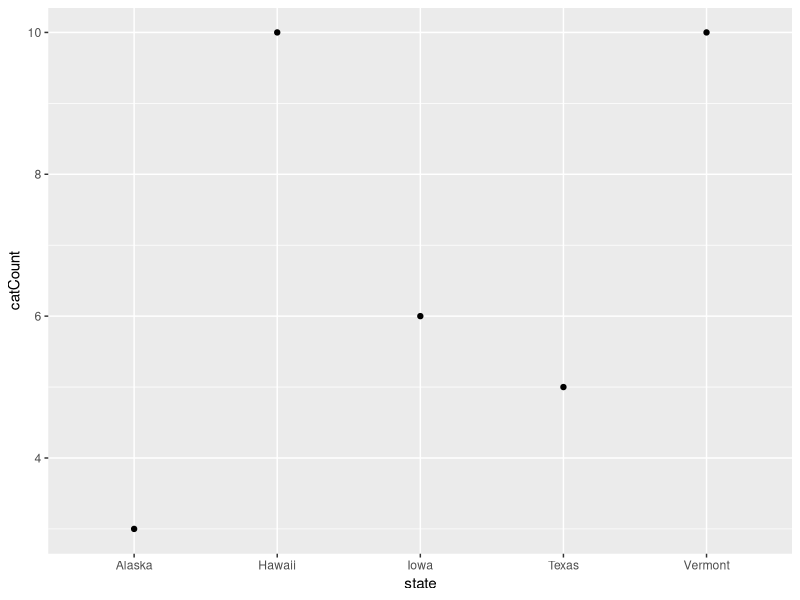

Generate this figure with R:
#Coding with Style 
#Fix this script, using good coding convention. 
#This is a made-up dataset, so you can create any story and associated meaningful variable and filenames to go with it. 
#Put this script into the format for the Outline feature in RStudio
#create dataset
df1<-data.frame(state=c('Iowa','Vermont','Hawaii','Texas','Alaska'),
                var1=c('american goldfinch','hermit thrush','nene','northern mockingbird','willow ptarmigan'),
                snow=c(1,1,0,0,1),
                catCount=sample(3:10, 5, replace=T))

#explore dataset
library(ggplot2)

ggplot(df1,aes(state,catCount))+geom_point()

#create new column
df1$max = 10

#analyze dataset
library(lme4)

mod1<-glm(as.factor(var1) ~ catCount, family=binomial, data=df1)
summary(mod1)

#create a csv file
#write.csv("database1.csv")